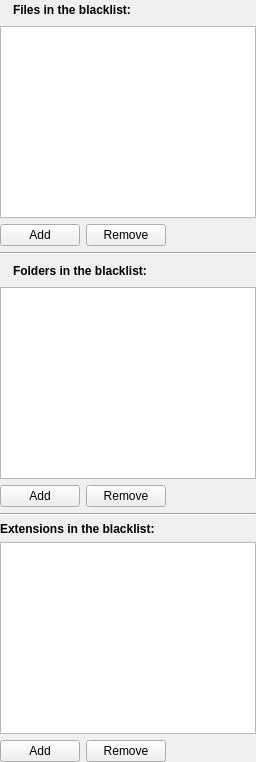
      <widget class="QWidget" name="page_3">
       <layout class="QGridLayout">
        <property name="margin">
         <number>0</number>
        </property>
        <item row="0" column="0">
         <layout class="QGridLayout">
          <item row="0" column="1">
           <widget class="QLabel" name="label_7">
            <property name="text">
             <string>&lt;b&gt;Files in the blacklist:&lt;/b&gt;</string>
            </property>
           </widget>
          </item>
          <item row="0" column="2">
           <spacer>
            <property name="orientation">
             <enum>Qt::Horizontal</enum>
            </property>
            <property name="sizeHint" stdset="0">
             <size>
              <width>40</width>
              <height>20</height>
             </size>
            </property>
           </spacer>
          </item>
          <item row="0" column="0">
           <widget class="QLabel" name="label_8">
            <property name="pixmap">
             <pixmap resource="resources.qrc">:/new/prefix1/images/file.png</pixmap>
            </property>
           </widget>
          </item>
         </layout>
        </item>
        <item row="1" column="0">
         <widget class="QListWidget" name="blacklist_fileslist">
          <property name="statusTip">
           <string>List of files in the blacklist</string>
          </property>
         </widget>
        </item>
        <item row="2" column="0">
         <layout class="QGridLayout">
          <item row="0" column="2">
           <spacer>
            <property name="orientation">
             <enum>Qt::Horizontal</enum>
            </property>
            <property name="sizeHint" stdset="0">
             <size>
              <width>40</width>
              <height>20</height>
             </size>
            </property>
           </spacer>
          </item>
          <item row="0" column="1">
           <widget class="QPushButton" name="blacklist_removefile">
            <property name="statusTip">
             <string>Remove file from blacklist</string>
            </property>
            <property name="text">
             <string>Remove</string>
            </property>
            <property name="icon">
             <iconset resource="resources.qrc">
              <normaloff>:/new/prefix1/images/remove.png</normaloff>:/new/prefix1/images/remove.png</iconset>
            </property>
           </widget>
          </item>
          <item row="0" column="0">
           <widget class="QPushButton" name="blacklist_addfile">
            <property name="statusTip">
             <string>Add file to black list</string>
            </property>
            <property name="text">
             <string>Add</string>
            </property>
            <property name="icon">
             <iconset resource="resources.qrc">
              <normaloff>:/new/prefix1/images/add.png</normaloff>:/new/prefix1/images/add.png</iconset>
            </property>
           </widget>
          </item>
         </layout>
        </item>
        <item row="3" column="0">
         <widget class="Line" name="line">
          <property name="orientation">
           <enum>Qt::Horizontal</enum>
          </property>
         </widget>
        </item>
        <item row="4" column="0">
         <layout class="QGridLayout">
          <item row="0" column="2">
           <spacer>
            <property name="orientation">
             <enum>Qt::Horizontal</enum>
            </property>
            <property name="sizeHint" stdset="0">
             <size>
              <width>40</width>
              <height>20</height>
             </size>
            </property>
           </spacer>
          </item>
          <item row="0" column="1">
           <widget class="QLabel" name="label_6">
            <property name="text">
             <string>&lt;b&gt;Folders in the blacklist:&lt;/b&gt;</string>
            </property>
           </widget>
          </item>
          <item row="0" column="0">
           <widget class="QLabel" name="label_9">
            <property name="pixmap">
             <pixmap resource="resources.qrc">:/new/prefix1/images/folder_16.png</pixmap>
            </property>
           </widget>
          </item>
         </layout>
        </item>
        <item row="5" column="0">
         <widget class="QListWidget" name="blacklist_folderslist">
          <property name="statusTip">
           <string>List of folders in the blacklist</string>
          </property>
         </widget>
        </item>
        <item row="6" column="0">
         <layout class="QGridLayout">
          <item row="0" column="2">
           <spacer>
            <property name="orientation">
             <enum>Qt::Horizontal</enum>
            </property>
            <property name="sizeHint" stdset="0">
             <size>
              <width>40</width>
              <height>20</height>
             </size>
            </property>
           </spacer>
          </item>
          <item row="0" column="1">
           <widget class="QPushButton" name="blacklist_removefolder">
            <property name="statusTip">
             <string>Remove folder from blacklist</string>
            </property>
            <property name="text">
             <string>Remove</string>
            </property>
            <property name="icon">
             <iconset resource="resources.qrc">
              <normaloff>:/new/prefix1/images/remove.png</normaloff>:/new/prefix1/images/remove.png</iconset>
            </property>
           </widget>
          </item>
          <item row="0" column="0">
           <widget class="QPushButton" name="blacklist_addfolder">
            <property name="statusTip">
             <string>Add folder to blacklist</string>
            </property>
            <property name="text">
             <string>Add</string>
            </property>
            <property name="icon">
             <iconset resource="resources.qrc">
              <normaloff>:/new/prefix1/images/add.png</normaloff>:/new/prefix1/images/add.png</iconset>
            </property>
           </widget>
          </item>
         </layout>
        </item>
        <item row="9" column="0">
         <widget class="QListWidget" name="blacklist_extslist">
          <property name="statusTip">
           <string>List of extensions in the blacklist</string>
          </property>
         </widget>
        </item>
        <item row="7" column="0">
         <widget class="Line" name="line_2">
          <property name="orientation">
           <enum>Qt::Horizontal</enum>
          </property>
         </widget>
        </item>
        <item row="8" column="0">
         <widget class="QLabel" name="label_20">
          <property name="text">
           <string>&lt;b&gt;Extensions in the blacklist:&lt;/b&gt;</string>
          </property>
         </widget>
        </item>
        <item row="10" column="0">
         <layout class="QHBoxLayout">
          <item>
           <widget class="QPushButton" name="blacklist_addext">
            <property name="statusTip">
             <string>Add extension to blacklist</string>
            </property>
            <property name="text">
             <string>Add</string>
            </property>
            <property name="icon">
             <iconset resource="resources.qrc">
              <normaloff>:/new/prefix1/images/add.png</normaloff>:/new/prefix1/images/add.png</iconset>
            </property>
           </widget>
          </item>
          <item>
           <widget class="QPushButton" name="blacklist_removeext">
            <property name="statusTip">
             <string>Remove extension from blacklist</string>
            </property>
            <property name="text">
             <string>Remove</string>
            </property>
            <property name="icon">
             <iconset resource="resources.qrc">
              <normaloff>:/new/prefix1/images/remove.png</normaloff>:/new/prefix1/images/remove.png</iconset>
            </property>
           </widget>
          </item>
          <item>
           <spacer>
            <property name="orientation">
             <enum>Qt::Horizontal</enum>
            </property>
            <property name="sizeHint" stdset="0">
             <size>
              <width>40</width>
              <height>20</height>
             </size>
            </property>
           </spacer>
          </item>
         </layout>
        </item>
       </layout>
      </widget>
